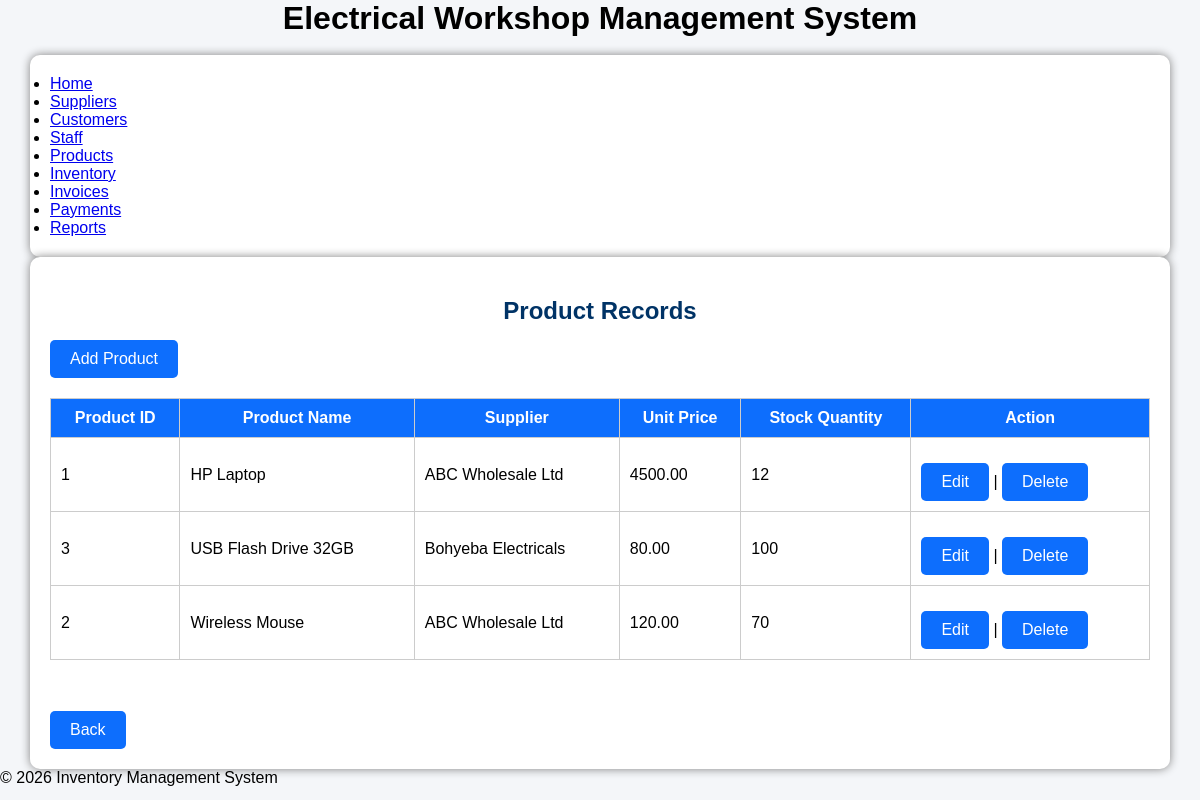
Page /product/view_product.php (signed in) on the committed database.
### tables this page shows
CREATE TABLE product (
  `Product_ID` int NOT NULL AUTO_INCREMENT,
  `Supplier_ID` int NOT NULL,
  `Product_Name` varchar(100) NOT NULL,
  `Unit_Price` decimal(10,2) NOT NULL,
  `Stock_Qty` int DEFAULT NULL,
  PRIMARY KEY (`Product_ID`),
  KEY `Supplier_ID` (`Supplier_ID`),
  CONSTRAINT `product_ibfk_1` FOREIGN KEY (`Supplier_ID`) REFERENCES `supplier` (`Supplier_ID`)
);

CREATE TABLE supplier (
  `Supplier_ID` int NOT NULL AUTO_INCREMENT,
  `Supplier_Name` varchar(100) NOT NULL,
  `Phone` varchar(20) DEFAULT NULL,
  `Address` varchar(255) DEFAULT NULL,
  `Registration_Date` date DEFAULT NULL,
  PRIMARY KEY (`Supplier_ID`),
  UNIQUE KEY `Phone` (`Phone`)
);

### product/view_product.php (the view, shortened to what this page needs)
 <?php
include '../config/database.php';
include '../includes/header.php';
?>
<!DOCTYPE html>
<html lang="en">
<head>
<link rel="stylesheet" href="../css/style.css">
</head>
<body>
    <?php
$sql = "SELECT
            p.Product_ID,
            p.Product_Name,
            s.Supplier_Name,
            p.Unit_Price,
            p.Stock_Qty
        FROM Product p
        INNER JOIN Supplier s
            ON p.Supplier_ID = s.Supplier_ID
        ORDER BY p.Product_Name";
$result = mysqli_query($conn, $sql);
?>
<div class="container">
    <h2>Product Records</h2>
    <a href="add_product.php" class="btn">
        Add Product
    </a>
    <table>
        <tr>
            <th>Product ID</th>
            <th>Product Name</th>
            <th>Supplier</th>
            <th>Unit Price</th>
            <th>Stock Quantity</th>
            <th>Action</th>
        </tr>
        <?php while ($row = mysqli_fetch_assoc($result)) : ?>
            <tr>
                <td><?php echo $row['Product_ID']; ?></td>
                <td><?php echo $row['Product_Name']; ?></td>
                <td><?php echo $row['Supplier_Name']; ?></td>
                <td><?php echo $row['Unit_Price']; ?></td>
                <td><?php echo $row['Stock_Qty']; ?></td>
                <td>
                    <a href="edit_product.php?id=<?php echo $row['Product_ID']; ?>" class="btn">
                        Edit
                    </a>
                    |
                    <a href="delete_product.php?id=<?php echo $row['Product_ID']; ?>"
                       onclick="return confirm('Are you sure you want to delete this product?');" class="btn">
                        Delete
                    </a>
                </td>
            </tr>
        <?php endwhile; ?>
    </table>
    <br><br>
<div><a href="index.php" class="btn">Back</a></div>
</div>
<?php
include '../includes/footer.php';
?>
</body>
</html>

### css/style.css (style rules this page uses)
Body { Font-family: Arial; Background:#f4f4f4; }
.container { Width:70%; Margin:auto; Background:#fff; Padding:20px; Margin-top:40px; Border-radius:10px; Box-shadow:0 0 10px gray; }
H2 { Text-align:center; Color:#003366; }
Button,.btn { Background:#003366; Color:white; Padding:10px 20px; Border:none; Text-decoration:none; Display:inline-block; Margin-top:15px; Cursor:pointer; }
Table { Width:100%; Border-collapse:collapse; Margin-top:20px; }
Table,th,td { Border:1px solid #ccc; }
Th { Background:#003366; Color:white; Padding:10px; }
Td { Padding:10px; }
* { margin:0; padding:0; box-sizing:border-box; font-family:Arial, Helvetica, sans-serif; }
body { background:#f4f6f9; }
.container { width:95%; margin:auto; }
.btn { display:inline-block; background:#0d6efd; color:white; padding:10px 20px; text-decoration:none; border-radius:5px; }
table { width:100%; border-collapse:collapse; margin-top:20px; }
table th { background:#0d6efd; color:white; padding:10px; }
table td { padding:10px; border:1px solid #ccc; }
h2 { margin-top:20px; }

### rows in the picture
product: Product_ID "1", Product_Name "HP Laptop", Supplier_ID.Supplier_Name "ABC Wholesale Ltd", Unit_Price "4500.00", Stock_Qty "12"
product: Product_ID "3", Product_Name "USB Flash Drive 32GB", Supplier_ID.Supplier_Name "Bohyeba Electricals", Unit_Price "80.00", Stock_Qty "100"
product: Product_ID "2", Product_Name "Wireless Mouse", Supplier_ID.Supplier_Name "ABC Wholesale Ltd", Unit_Price "120.00", Stock_Qty "70"
